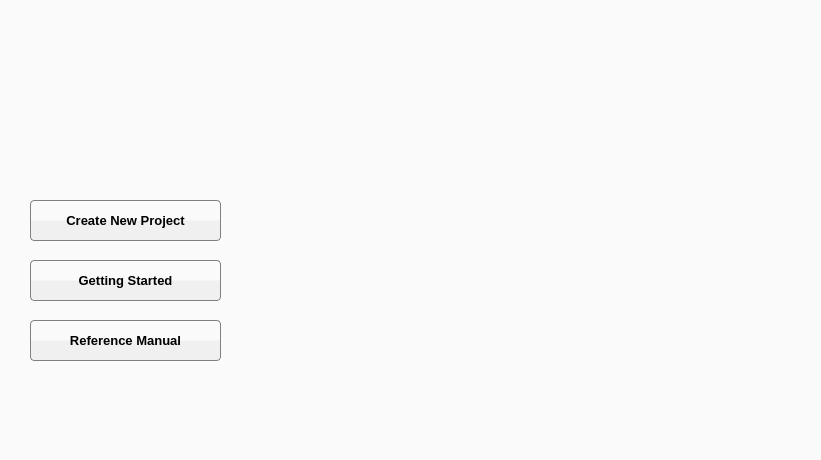
<?xml version="1.0" encoding="UTF-8"?>
<ui version="4.0">
 <class>StartPageWidget2</class>
 <widget class="QWidget" name="StartPageWidget2">
  <property name="geometry">
   <rect>
    <x>0</x>
    <y>0</y>
    <width>821</width>
    <height>460</height>
   </rect>
  </property>
  <property name="windowTitle">
   <string>Start Page</string>
  </property>
  <property name="styleSheet">
   <string notr="true">#StartPageWidget2 {
	background-color: rgb(250, 250, 250);
}

</string>
  </property>
  <widget class="QWidget" name="container" native="true">
   <property name="geometry">
    <rect>
     <x>0</x>
     <y>0</y>
     <width>781</width>
     <height>411</height>
    </rect>
   </property>
   <property name="styleSheet">
    <string notr="true">#container {
/*	background-color: qlineargradient(spread:pad, x1:0, y1:0, x2:0, y2:1, stop:0 rgba(255, 255, 255, 255), stop:0.3 rgba(255, 255, 255, 255), stop:0.301 rgba(240, 240, 240, 255), stop:0.4 rgba(250, 250, 250, 255)); */
}


QPushButton {
border: none;
border: 1px solid gray;
border-radius: 4px; 
	background-color: qlineargradient(spread:pad, x1:0, y1:0, x2:0, y2:1, stop:0 rgba(250, 250, 250, 255), stop:0.49 rgba(250, 250, 250, 255), stop:0.51 rgba(240, 240, 240, 255));
}
QPushButton:pressed{ 
border: 1px solid gray;
border-radius: 4px; 

background-color: qlineargradient(spread:pad, x1:0, y1:0, x2:0, y2:1, stop:0 rgba(230, 230, 230, 255), stop:0.49 rgba(230, 230, 230, 255), stop:0.51 rgba(220, 220, 220, 255));
}


QPushButton:hover:!pressed{ 
border: 1px solid gray;
border-radius: 4px; 
background-color: qlineargradient(spread:pad, x1:0, y1:0, x2:0, y2:1, stop:0 rgba(255, 255, 255, 255), stop:0.49 rgba(255, 255, 255, 255), stop:0.51 rgba(245, 245, 245, 255));
}</string>
   </property>
   <widget class="QPushButton" name="referenceManual">
    <property name="geometry">
     <rect>
      <x>30</x>
      <y>320</y>
      <width>191</width>
      <height>41</height>
     </rect>
    </property>
    <property name="font">
     <font>
      <family>Tahoma</family>
      <pointsize>10</pointsize>
      <weight>75</weight>
      <bold>true</bold>
     </font>
    </property>
    <property name="toolTip">
     <string>Opens Reference Manual (API Documentation)</string>
    </property>
    <property name="text">
     <string>Reference Manual</string>
    </property>
   </widget>
   <widget class="QPushButton" name="createNewProject">
    <property name="geometry">
     <rect>
      <x>30</x>
      <y>200</y>
      <width>191</width>
      <height>41</height>
     </rect>
    </property>
    <property name="font">
     <font>
      <family>Tahoma</family>
      <pointsize>10</pointsize>
      <weight>75</weight>
      <bold>true</bold>
     </font>
    </property>
    <property name="toolTip">
     <string>Creates a new Gideros Studio project from scratch</string>
    </property>
    <property name="text">
     <string>Create New Project</string>
    </property>
   </widget>
   <widget class="QPushButton" name="gettingStarted">
    <property name="geometry">
     <rect>
      <x>30</x>
      <y>260</y>
      <width>191</width>
      <height>41</height>
     </rect>
    </property>
    <property name="font">
     <font>
      <family>Tahoma</family>
      <pointsize>10</pointsize>
      <weight>75</weight>
      <bold>true</bold>
     </font>
    </property>
    <property name="toolTip">
     <string>Opens the Getting Started Guide</string>
    </property>
    <property name="text">
     <string>Getting Started</string>
    </property>
   </widget>
   <widget class="RecentProjectsWidget" name="recentProjects" native="true">
    <property name="geometry">
     <rect>
      <x>260</x>
      <y>30</y>
      <width>241</width>
      <height>331</height>
     </rect>
    </property>
   </widget>
   <widget class="ExampleProjectsWidget" name="exampleProjects" native="true">
    <property name="geometry">
     <rect>
      <x>520</x>
      <y>30</y>
      <width>241</width>
      <height>331</height>
     </rect>
    </property>
   </widget>
   <widget class="QLabel" name="label_2">
    <property name="geometry">
     <rect>
      <x>40</x>
      <y>20</y>
      <width>151</width>
      <height>161</height>
     </rect>
    </property>
    <property name="text">
     <string/>
    </property>
    <property name="pixmap">
     <pixmap resource="ui.qrc">:/Resources Embedded/gideros_studio_160x160.png</pixmap>
    </property>
   </widget>
  </widget>
 </widget>
 <customwidgets>
  <customwidget>
   <class>ExampleProjectsWidget</class>
   <extends>QWidget</extends>
   <header>exampleprojectswidget.h</header>
   <container>1</container>
  </customwidget>
  <customwidget>
   <class>RecentProjectsWidget</class>
   <extends>QWidget</extends>
   <header>recentprojectswidget.h</header>
   <container>1</container>
  </customwidget>
 </customwidgets>
 <resources>
  <include location="ui.qrc"/>
 </resources>
 <connections/>
</ui>
